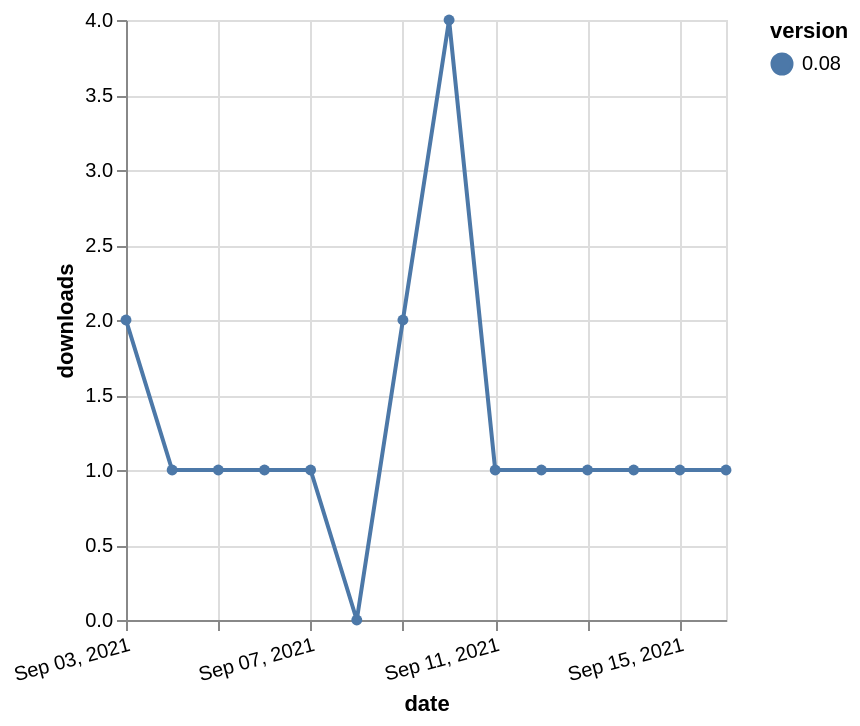

The specification (Vega-Lite) saved for this image:
### Vega-Lite specification from a JSON file in a GitHub repository (floating-point values rounded to 4 significant figures)
{"$schema": "https://vega.github.io/schema/vega-lite/v5.json", "description": "A simple bar chart with embedded data.", "data": {"values": [{"date": "2021-09-03", "total": 85, "delta": 2, "version": "0.08"}, {"date": "2021-09-04", "total": 86, "delta": 1, "version": "0.08"}, {"date": "2021-09-05", "total": 87, "delta": 1, "version": "0.08"}, {"date": "2021-09-06", "total": 88, "delta": 1, "version": "0.08"}, {"date": "2021-09-07", "total": 89, "delta": 1, "version": "0.08"}, {"date": "2021-09-08", "total": 89, "delta": 0, "version": "0.08"}, {"date": "2021-09-09", "total": 91, "delta": 2, "version": "0.08"}, {"date": "2021-09-10", "total": 95, "delta": 4, "version": "0.08"}, {"date": "2021-09-11", "total": 96, "delta": 1, "version": "0.08"}, {"date": "2021-09-12", "total": 97, "delta": 1, "version": "0.08"}, {"date": "2021-09-13", "total": 98, "delta": 1, "version": "0.08"}, {"date": "2021-09-14", "total": 99, "delta": 1, "version": "0.08"}, {"date": "2021-09-15", "total": 100, "delta": 1, "version": "0.08"}, {"date": "2021-09-16", "total": 101, "delta": 1, "version": "0.08"}]}, "width": "container", "mark": {"type": "line", "point": {"filled": true}}, "encoding": {"x": {"field": "date", "type": "temporal", "timeUnit": "yearmonthdate", "title": "date", "axis": {"labelAngle": -15}}, "y": {"field": "delta", "type": "quantitative", "title": "downloads"}, "color": {"field": "version", "type": "nominal"}, "tooltip": {"field": "delta"}}}
